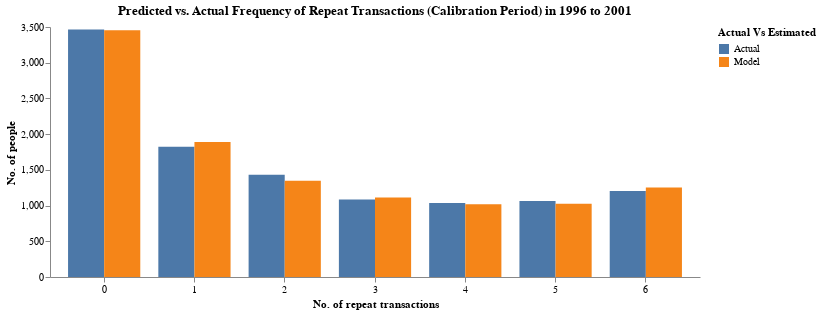

Notebook cell for this chart:
### Markdown cell above
### In-Sample Model Fit Plot

### Code cell
x = np.arange(n+1)
A1 = comb(n,x)*beta_fn(alpha+x, beta+n-x)/B_alpha_beta*beta_fn(gamma, delta+n)/B_gamma_delta 
i = np.arange(n).reshape(-1,1)
A2 = comb(i,x)*beta_fn(alpha+x, beta+i-x)/B_alpha_beta * beta_fn(gamma+1, delta+i)/B_gamma_delta
P_X_n = A1 + np.sum(A2,axis=0)

model_repeat_calib = pl.DataFrame({'Model': P_X_n * np.sum(rfm_array_calib[:,3])})

actual_model_repeat_calib = (
    rfm_summary_calib
    .group_by('P1X')
    .agg((pl.col('Count').sum()).alias('Actual'))
    .sort('P1X')
    .collect()
    .hstack(model_repeat_calib)
    .unpivot(on=['Actual', 'Model'], index='P1X', value_name='No of people', variable_name='Actual Vs Estimated')
)

(
    alt.Chart(actual_model_repeat_calib).mark_bar()
    .encode(x=alt.X('P1X:O', title='No. of repeat transactions', axis=alt.Axis(labelAngle=0)), 
         y=alt.Y('No of people:Q', title='No. of people'), 
         color='Actual Vs Estimated:N', 
         xOffset='Actual Vs Estimated')
    .properties(
        width=650,
        height=250,
        title='Predicted vs. Actual Frequency of Repeat Transactions (Calibration Period) in 1996 to 2001'
    ).configure_view(stroke=None).configure_axisY(grid=False).configure_axisX(grid=False)   
)

### Figure 1 — Vega-Lite specification as saved in the notebook (floating-point values rounded to 4 significant figures)
{"$schema": "https://vega.github.io/schema/vega-lite/v5.20.1.json", "config": {"axisX": {"grid": false}, "axisY": {"grid": false}, "view": {"continuousHeight": 300, "continuousWidth": 300, "stroke": null}}, "data": {"name": "data-3c7aac4bceebfcc325ded2b08ba27a58"}, "datasets": {"data-3c7aac4bceebfcc325ded2b08ba27a58": [{"Actual Vs Estimated": "Actual", "No of people": 3464, "P1X": 0}, {"Actual Vs Estimated": "Actual", "No of people": 1823, "P1X": 1}, {"Actual Vs Estimated": "Actual", "No of people": 1430, "P1X": 2}, {"Actual Vs Estimated": "Actual", "No of people": 1085, "P1X": 3}, {"Actual Vs Estimated": "Actual", "No of people": 1036, "P1X": 4}, {"Actual Vs Estimated": "Actual", "No of people": 1063, "P1X": 5}, {"Actual Vs Estimated": "Actual", "No of people": 1203, "P1X": 6}, {"Actual Vs Estimated": "Model", "No of people": 3455.0, "P1X": 0}, {"Actual Vs Estimated": "Model", "No of people": 1889.0, "P1X": 1}, {"Actual Vs Estimated": "Model", "No of people": 1349.0, "P1X": 2}, {"Actual Vs Estimated": "Model", "No of people": 1113.0, "P1X": 3}, {"Actual Vs Estimated": "Model", "No of people": 1018.0, "P1X": 4}, {"Actual Vs Estimated": "Model", "No of people": 1027.0, "P1X": 5}, {"Actual Vs Estimated": "Model", "No of people": 1253.0, "P1X": 6}]}, "encoding": {"color": {"field": "Actual Vs Estimated", "type": "nominal"}, "x": {"axis": {"labelAngle": 0}, "field": "P1X", "title": "No. of repeat transactions", "type": "ordinal"}, "xOffset": {"field": "Actual Vs Estimated", "type": "nominal"}, "y": {"field": "No of people", "title": "No. of people", "type": "quantitative"}}, "height": 250, "mark": {"type": "bar"}, "title": "Predicted vs. Actual Frequency of Repeat Transactions (Calibration Period) in 1996 to 2001", "width": 650}
